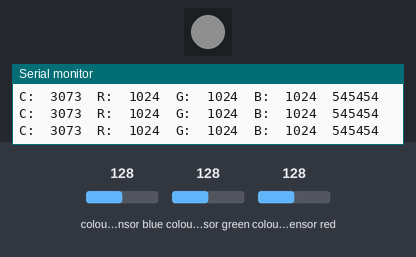
A sketch run on a simulated Arduino Uno, built with avr-gcc and run on an emulated ATmega328P. Parts: 1 RGB LEDs in strip order, left to right, the last lines printed to the serial monitor. Inputs (shaded band) come from the test bench; at power-on: colour sensor blue 128, colour sensor green 128, colour sensor red 128. Dim RGB values are drawn brighter than linear.

Above: at 1.2 s.
1.3 s: colour sensor blue set to 5
At 2.5 s:
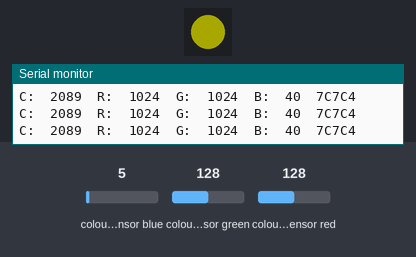
2.8 s: colour sensor green set to 5
At 3.9 s:
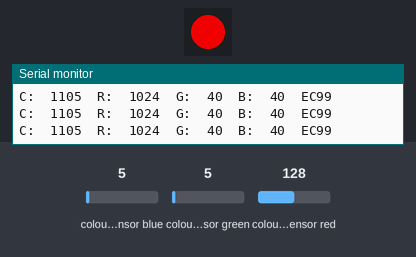
4.3 s: colour sensor blue set to 250
At 4.7 s:
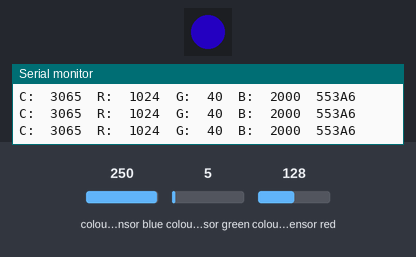
5.8 s: colour sensor red set to 191
At 7.0 s:
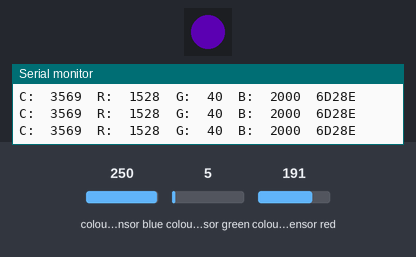
7.3 s: colour sensor green set to 191
At 8.1 s:
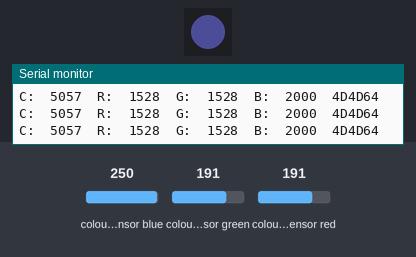
8.8 s: colour sensor red set to 5
At 9.4 s:
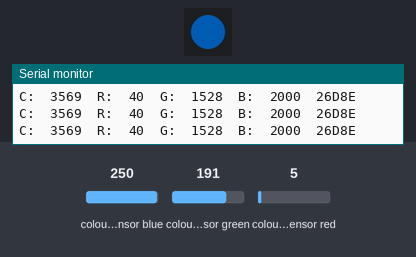
Timing chart, 0 to 11.3 s (numbered marks = the images above; inputs shaded):
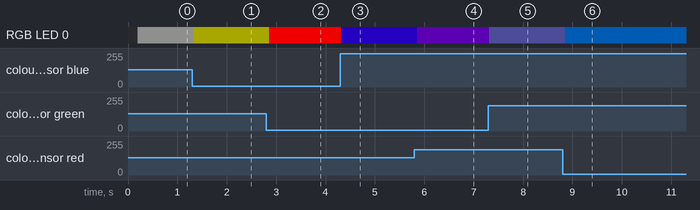

Measured:
- after the input at 1.3 s, RGB LED 0: RGB(15, 15, 15) → RGB(42, 42, 0) at once
- after the input at 2.8 s, RGB LED 0: RGB(42, 42, 0) → RGB(210, 0, 0) after 0.06 s
- after the input at 4.3 s, RGB LED 0: RGB(210, 0, 0) → RGB(16, 0, 87) at once
- after the input at 5.8 s, RGB LED 0: RGB(16, 0, 87) → RGB(30, 0, 59) after 0.06 s
- after the input at 7.3 s, RGB LED 0: RGB(30, 0, 59) → RGB(12, 12, 24) at once
- after the input at 8.8 s, RGB LED 0: RGB(12, 12, 24) → RGB(0, 30, 59) after 0.06 s

The sketch:

colorcapture.ino
```cpp
// Code adapted from adafruit's colorview example for their
// TCS34725 RGB Color sensor module

#include <Wire.h> // Two-wire (I2C protocol) library
#include "Adafruit_TCS34725.h" // RGB Color sensor library
#include <Adafruit_NeoPixel.h> // Adafruit RGB LED library

// The Flora maps the RGB LED to pin 8
#define PIN 8

// Create a NeoPixel "strip" which, for this case is only 1 pixel long.
// You can drive full strips, but will need to externally hook those up
// to one of the other available Flora pins
Adafruit_NeoPixel strip = Adafruit_NeoPixel(1, PIN, NEO_GRB + NEO_KHZ800);

// our RGB -> eye-recognized gamma color
byte gammatable[256];
// If the RGB color sensor isn't found at boot, run a cycling rainbow demo
int useSensor = 1;

// Create a reference to the RGB Color sensor.
Adafruit_TCS34725 tcs = Adafruit_TCS34725(TCS34725_INTEGRATIONTIME_24MS, TCS34725_GAIN_4X);

void setup() {
  // Set up the serial port to print color information too
  Serial.begin(9600);
  Serial.println("Flora color sensor demo");

  if (tcs.begin()) {
    Serial.println("Found sensor");
    useSensor = 1;
  } else {
    Serial.println("No TCS34725 found ... Going to RAINBOW MODE");
    useSensor = 0;
  }
  // Initialize the NeoPixel and start it up with show.
  strip.begin();
  strip.show();

  // thanks PhilB for this gamma table!
  // it helps convert RGB colors to what humans see
  for (int i=0; i<256; i++) {
    float x = i;
    x /= 255;
    x = pow(x, 2.5);
    x *= 255;

    gammatable[i] = x;
  }
}

void loop() {
  uint16_t clear, red, green, blue;

  if(useSensor == 1) {
    tcs.setInterrupt(false);  // turn on LED and trigger a reading

    delay(25);  // takes ~25ms to read

    tcs.getRawData(&red, &green, &blue, &clear);

    Serial.print("C:\t"); Serial.print(clear);
    Serial.print("\tR:\t"); Serial.print(red);
    Serial.print("\tG:\t"); Serial.print(green);
    Serial.print("\tB:\t"); Serial.print(blue);

    // Figure out some basic hex code for visualization
    uint32_t sum = clear;
    float r, g, b;
    r = red; r /= sum;
    g = green; g /= sum;
    b = blue; b /= sum;
    r *= 255; g *= 255; b *= 255;
    Serial.print("\t");
    Serial.print((int)r, HEX); Serial.print((int)g, HEX); Serial.print((int)b, HEX);
    Serial.println();

    strip.setPixelColor(0, strip.Color(gammatable[(int)r], gammatable[(int)g], gammatable[(int)b]));
    strip.show();
  } else {
    rainbowCycle(20);
  }
}

// Slightly different, this makes the rainbow equally distributed throughout
void rainbowCycle(uint8_t wait) {
  uint16_t i, j;

  for(j=0; j<256*5; j++) { // 5 cycles of all colors on wheel
    for(i=0; i< strip.numPixels(); i++) {
      strip.setPixelColor(i, Wheel(((i * 256 / strip.numPixels()) + j) & 255));
    }
    strip.show();
    delay(wait);
  }
}

// Input a value 0 to 255 to get a color value.
// The colours are a transition r - g - b - back to r.
uint32_t Wheel(byte WheelPos) {
  WheelPos = 255 - WheelPos;
  if(WheelPos < 85) {
   return strip.Color(255 - WheelPos * 3, 0, WheelPos * 3);
  } else if(WheelPos < 170) {
    WheelPos -= 85;
   return strip.Color(0, WheelPos * 3, 255 - WheelPos * 3);
  } else {
   WheelPos -= 170;
   return strip.Color(WheelPos * 3, 255 - WheelPos * 3, 0);
  }
}
```
